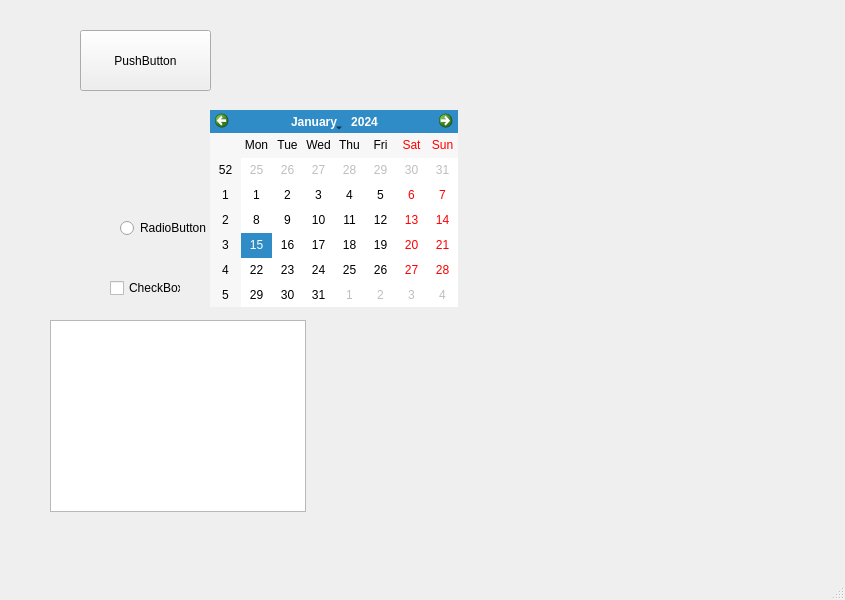
<?xml version="1.0" encoding="UTF-8"?>
<ui version="4.0">
 <class>MainWindow</class>
 <widget class="QMainWindow" name="MainWindow">
  <property name="geometry">
   <rect>
    <x>0</x>
    <y>0</y>
    <width>845</width>
    <height>600</height>
   </rect>
  </property>
  <property name="windowTitle">
   <string>MainWindow</string>
  </property>
  <widget class="QWidget" name="centralwidget">
   <widget class="QPushButton" name="pushButton">
    <property name="geometry">
     <rect>
      <x>80</x>
      <y>30</y>
      <width>131</width>
      <height>61</height>
     </rect>
    </property>
    <property name="text">
     <string>PushButton</string>
    </property>
   </widget>
   <widget class="QRadioButton" name="radioButton">
    <property name="geometry">
     <rect>
      <x>120</x>
      <y>220</y>
      <width>89</width>
      <height>16</height>
     </rect>
    </property>
    <property name="text">
     <string>RadioButton</string>
    </property>
   </widget>
   <widget class="QRadioButton" name="radioButton_2">
    <property name="geometry">
     <rect>
      <x>240</x>
      <y>290</y>
      <width>89</width>
      <height>16</height>
     </rect>
    </property>
    <property name="text">
     <string>RadioButton</string>
    </property>
   </widget>
   <widget class="QCheckBox" name="checkBox">
    <property name="geometry">
     <rect>
      <x>110</x>
      <y>280</y>
      <width>71</width>
      <height>16</height>
     </rect>
    </property>
    <property name="text">
     <string>CheckBox</string>
    </property>
   </widget>
   <widget class="QTreeView" name="treeView">
    <property name="geometry">
     <rect>
      <x>50</x>
      <y>320</y>
      <width>256</width>
      <height>192</height>
     </rect>
    </property>
   </widget>
   <widget class="QCalendarWidget" name="calendarWidget">
    <property name="geometry">
     <rect>
      <x>210</x>
      <y>110</y>
      <width>248</width>
      <height>197</height>
     </rect>
    </property>
   </widget>
  </widget>
  <widget class="QMenuBar" name="menubar">
   <property name="geometry">
    <rect>
     <x>0</x>
     <y>0</y>
     <width>845</width>
     <height>23</height>
    </rect>
   </property>
  </widget>
  <widget class="QStatusBar" name="statusbar"/>
 </widget>
 <resources/>
 <connections/>
</ui>
